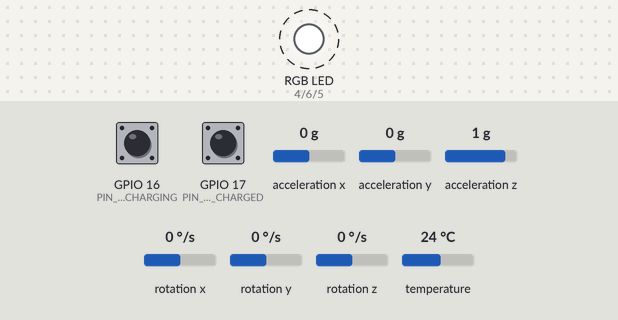
A program run on a simulated ESP32-S3. Parts: an RGB LED mixed from three pins (HIGH = lit). Dashed ring = blinking. The test bench sets the inputs (shaded band); at power-on: GPIO 16 (PIN_BATT_CHARGING) HIGH, GPIO 17 (PIN_BATT_CHARGED) HIGH, acceleration x 0 g, acceleration y 0 g, acceleration z 1 g, rotation x 0 °/s, rotation y 0 °/s, rotation z 0 °/s, temperature 24 °C. Nothing arrives over Bluetooth unless stated; a phone connects over Bluetooth LE 3 s after start; what the program prints to the serial monitor is not drawn.

Above: at 1.2 s.
1.3 s: GPIO 16 (PIN_BATT_CHARGING) pulled LOW for 3.2 s
At 5.3 s:
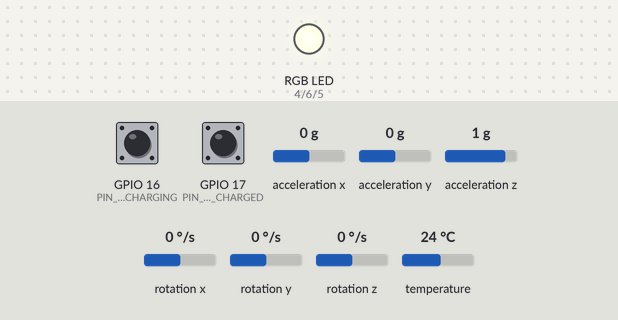
6.0 s: GPIO 17 (PIN_BATT_CHARGED) pulled LOW for 0.15 s
At 7.4 s:
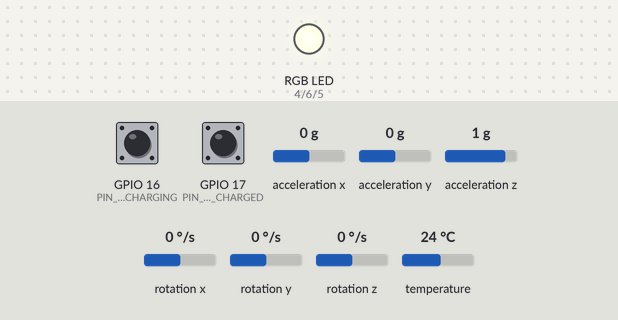
7.7 s: GPIO 16 (PIN_BATT_CHARGING) pulled LOW for 0.15 s
At 9.2 s:
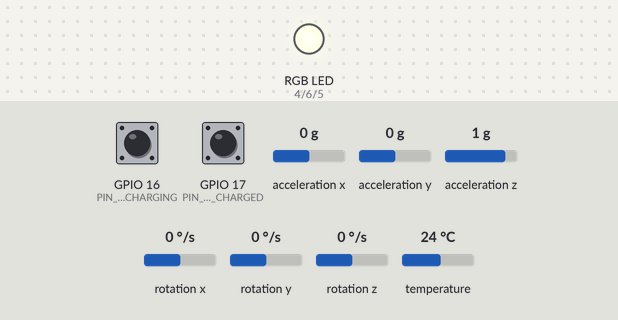
Timing chart, 0 to 10.7 s (numbered marks = the images above; inputs shaded):
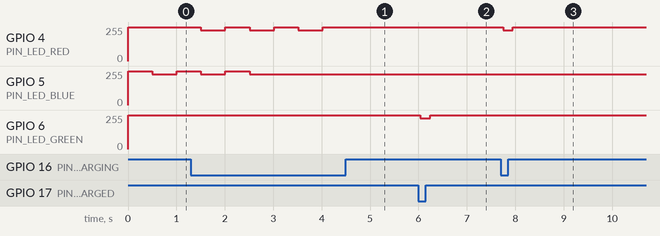

The program:

main.cpp
```cpp
//
// ESP32-S3 + LSM6DS3 firmware: stream accelerometer/gyro/temp as JSON over USB
// CDC
//

#include "Fusion.h"
#include <Arduino.h>
#include <LSM6DS3.h>
#include <Wire.h>

#include "BluetoothTransport.h"
#include "SerialTransport.h"
#include "IMUProcessor.h"
#include "StatusLeds.h"

// Hardware constants
#define I2C_SDA 7
#define I2C_SCL 15
// LSM6DS3 I2C address - choose between 0x6A and 0x6B - most boards use 0x6A
#define LSM6DS3_I2C_ADDR 0x6B

#define I2C_FREQUENCY_HZ 400000
#define SERIAL_BAUD 460800

// Battery status inputs
#define PIN_BATT_CHARGING 16 // input, active-low: LOW = charging
#define PIN_BATT_CHARGED 17  // input, active-low: LOW = charged

// Active-low LEDs
#define PIN_LED_RED 4   // output, active-low: LOW = on
#define PIN_LED_GREEN 6 // output, active-low: LOW = on
#define PIN_LED_BLUE 5  // output, active-low: LOW = on

// Sensor instance (I2C)
LSM6DS3 imu(I2C_MODE, LSM6DS3_I2C_ADDR);

static SerialTransport *serialTransport = nullptr;
static BluetoothTransport *bluetoothTransport = nullptr;
static IMUProcessor *imuProcessor = nullptr;
static StatusLeds *leds = nullptr;

void setup() {
  // USB serial
  Serial.begin(SERIAL_BAUD);

  // I2C on specified pins
  Wire.begin(I2C_SDA, I2C_SCL, I2C_FREQUENCY_HZ);

  // Initialize sensor

  if (imu.begin() != 0) {
    // Halt on failure
    while (true) {
      Serial.println("{ \"error\": \"Failed to initialize LSM6DS3\" }");
      delay(1000);
    }
  }

// GPIO configuration: battery status inputs and LEDs (active-low)
#ifdef PIN_BATT_CHARGING
  pinMode(PIN_BATT_CHARGING, INPUT_PULLUP);
  pinMode(PIN_BATT_CHARGED, INPUT_PULLUP);
#endif

  #ifdef PIN_LED_RED
  leds = new StatusLeds(PIN_LED_RED, PIN_LED_GREEN, PIN_LED_BLUE);
  leds->begin();
  #endif

  imuProcessor = new IMUProcessor(&imu);
  auto resetGyro = []() {
    if (imuProcessor) imuProcessor->resetGyroIntegration();
  };
  serialTransport = new SerialTransport(resetGyro);
  bluetoothTransport = new BluetoothTransport(resetGyro);

  serialTransport->begin();
  bluetoothTransport->begin();
}

void loop() {
  // Battery LED logic
  #ifdef PIN_BATT_CHARGED
  const bool isCharging = (digitalRead(PIN_BATT_CHARGING) == LOW);
  const bool isCharged = (digitalRead(PIN_BATT_CHARGED) == LOW);

  // RED: solid during charging (and not yet charged), off otherwise
  if (leds) leds->setRedLed(isCharging && !isCharged ? StatusLeds::LED_STATE_BLINKING : StatusLeds::LED_STATE_OFF);

  // GREEN: solid when charged, off otherwise
  if (leds) leds->setGreenLed(isCharged ? StatusLeds::LED_STATE_ON : StatusLeds::LED_STATE_OFF);
  #endif
  // Read in the values from the sensor
  // First, handle any incoming Serial commands (non-blocking)
  imuProcessor->update();

  IMUData snapshot = imuProcessor->getData();

  serialTransport->update(snapshot);
  bluetoothTransport->update(snapshot);

  // Update BLE combined characteristic and notify if connected
  if (bluetoothTransport->isConnected()) {
    // no need to blink the blue LED when connected
    if (leds) leds->setBlueLed(StatusLeds::LED_STATE_ON);
    // disable serial transport when connected to BLE
    serialTransport->setActive(false);
  } else {
    if (leds) leds->setBlueLed(StatusLeds::LED_STATE_BLINKING);
    // re-enable serial transport when not connected to BLE
    serialTransport->setActive(true);
  }
}
```

BluetoothTransport.h
```cpp
#pragma once

#include "Transport.h"
#include "IMUProcessor.h"
#include <NimBLEDevice.h>


#define BLE_SERVICE_UUID "9c2a8b2a-6c7a-4b8b-bf3c-7f6b1f7f0001"
#define BLE_PACKET_UUID "9c2a8b2a-6c7a-4b8b-bf3c-7f6b1f7f2001" // combined packet
#define BLE_CONTROL_UUID "9c2a8b2a-6c7a-4b8b-bf3c-7f6b1f7f1001" // control write (commands)

class BluetoothTransport : public Transport, NimBLECharacteristicCallbacks {
private:
  NimBLEServer *bleServer = nullptr;
  NimBLECharacteristic *blePacketCharacteristic;
  NimBLECharacteristic *bleControlCharacteristic;

public:
  BluetoothTransport(Transport::ResetGyroHandler onResetGyro): Transport("BluetoothTransport", onResetGyro) {
  }

  void begin() override {
    NimBLEDevice::init("ESP32IMU_v1");
    // Increase TX power for stability and request low connection interval for
    // throughput
    NimBLEDevice::setPower(ESP_PWR_LVL_P9);
    // 7.5 ms min, 25 ms max (values are in 1.25 ms units)
    // NimBLEDevice::setMinPreferred(0x06);
    // NimBLEDevice::setMaxPreferred(0x12);
    // Increase the MTU to reduce GATT overhead (central will negotiate down if
    // needed)
    NimBLEDevice::setMTU(185);

    bleServer = NimBLEDevice::createServer();
    NimBLEService *service = bleServer->createService(BLE_SERVICE_UUID);

    // Combined packet characteristic for efficient streaming
    blePacketCharacteristic = service->createCharacteristic(
        BLE_PACKET_UUID, NIMBLE_PROPERTY::READ | NIMBLE_PROPERTY::NOTIFY);

    // Control characteristic for receiving commands (e.g., RESET_GYRO)
    bleControlCharacteristic = service->createCharacteristic(
        BLE_CONTROL_UUID,
        NIMBLE_PROPERTY::WRITE | NIMBLE_PROPERTY::WRITE_NR);
    bleControlCharacteristic->setCallbacks(this);

    service->start();

    NimBLEAdvertising *advertising = NimBLEDevice::getAdvertising();
    advertising->setName("ESP32IMU_v1");
    advertising->addServiceUUID(BLE_SERVICE_UUID);
    advertising->enableScanResponse(true);
    advertising->start();

    Transport::begin();
  }

  bool isConnected() {
    return bleServer && bleServer->getConnectedCount() > 0;
  }
  void transmit() override {
    float packet[14] = {data.ax,
                        data.ay,
                        data.az,
                        data.gx,
                        data.gy,
                        data.gz,
                        data.accumulatedGyroX,
                        data.accumulatedGyroY,
                        data.accumulatedGyroZ,
                        data.fusionRoll,
                        data.fusionPitch,
                        data.fusionYaw,
                        data.temperatureC,
                        data.timeSec};
    if (blePacketCharacteristic) {
      blePacketCharacteristic->setValue(
          reinterpret_cast<const uint8_t *>(packet), sizeof(packet));
      blePacketCharacteristic->notify();
    }
  }

  void onWrite (NimBLECharacteristic *pCharacteristic, NimBLEConnInfo &connInfo) override {
    std::string value = pCharacteristic->getValue();
    // Accept ASCII commands, case-insensitive, trim whitespace
    // Look for RESET_GYRO
    auto isSpace = [](char c) { return c == '\r' || c == '\n' || c == '\t' || c == ' '; };
    size_t start = 0, end = value.size();
    while (start < end && isSpace(value[start])) start++;
    while (end > start && isSpace(value[end - 1])) end--;
    std::string cmd = value.substr(start, end - start);
    // Uppercase
    for (char &c : cmd) c = (char)toupper((unsigned char)c);
    processCommand(cmd);
  }
};
```

IMUProcessor.h
```cpp
#pragma once

#include <Arduino.h>
#include <LSM6DS3.h>

struct IMUData {
  // accelerometer data - g
  float ax;
  float ay;
  float az;
  // gyro data - deg/s
  float gx;
  float gy;
  float gz;
  // accumulated gyro data - deg
  float accumulatedGyroX;
  float accumulatedGyroY;
  float accumulatedGyroZ;
  // fusion data - deg
  float fusionRoll;
  float fusionPitch;
  float fusionYaw;
  // temperature - C
  float temperatureC;
  // time - seconds
  float timeSec;
};

class IMUProcessor {
private:
  LSM6DS3 *imu;
  static float wrapAngle(float angle) {
    while (angle < -180.0f)
      angle += 360.0f;
    while (angle > 180.0f)
      angle -= 360.0f;
    return angle;
  }

  // Integrate gyroscope (deg/s) over deltaTime (s) into persistent quaternion
  // and output Euler angles (deg)
  void updateGyroIntegration(const FusionVector gyroscopeDegPerSec,
                                    const float deltaTime) {
    // Convert deg/s to rad/s
    const float wx = FusionDegreesToRadians(gyroscopeDegPerSec.axis.x);
    const float wy = FusionDegreesToRadians(gyroscopeDegPerSec.axis.y);
    const float wz = FusionDegreesToRadians(gyroscopeDegPerSec.axis.z);
    const float omegaMag = sqrtf(wx * wx + wy * wy + wz * wz);
    if (omegaMag > 0.0f && deltaTime > 0.0f) {
      const float angle = omegaMag * deltaTime; // radians
      const float halfAngle = 0.5f * angle;
      const float s = sinf(halfAngle) / omegaMag; // safe because omegaMag>0
      const float c = cosf(halfAngle);
      const FusionQuaternion delta = {.element = {
                                          .w = c,
                                          .x = wx * s,
                                          .y = wy * s,
                                          .z = wz * s,
                                      }};
      // q = q * delta
      gyroQuaternion = FusionQuaternionMultiply(gyroQuaternion, delta);
      gyroQuaternion = FusionQuaternionNormalise(gyroQuaternion);
    }

    const FusionEuler gyroEuler = FusionQuaternionToEuler(gyroQuaternion);
    accumulatedGyroX = wrapAngle(gyroEuler.angle.roll);
    accumulatedGyroY = wrapAngle(gyroEuler.angle.pitch);
    accumulatedGyroZ = wrapAngle(gyroEuler.angle.yaw);
  }

public:
  FusionAhrs g_ahrs;
  FusionEuler fusionEuler;
  FusionOffset offset;
  FusionQuaternion gyroQuaternion;
  FusionVector gyroscopeDegPerSec;
  FusionVector accelerometer;
  float temperatureC;
  float accumulatedGyroX;
  float accumulatedGyroY;
  float accumulatedGyroZ;
  uint32_t lastUpdateMicros = 0;

  IMUProcessor(LSM6DS3 *imu) {
    this->imu = imu;
    // Initialise Fusion AHRS
    FusionAhrsInitialise(&g_ahrs);
    const FusionAhrsSettings settings = {
        .convention = FusionConventionNwu,
        .gain = 0.5f,
        .gyroscopeRange = 2000.0f,      // deg/s (set to your gyro full-scale)
        .accelerationRejection = 10.0f, // degrees
        .magneticRejection = 0.0f,      // no magnetometer in use
        .recoveryTriggerPeriod = 1000u  // samples (about ~5 s @ 200 Hz)
    };
    FusionAhrsSetSettings(&g_ahrs, &settings);

    // you can look in the frontend to see the actual sample rate that messages
    // are sent at
    FusionOffsetInitialise(&offset, 200);

    lastUpdateMicros = micros();

    // Reset pure gyro integrator orientation to identity
    gyroQuaternion = FUSION_IDENTITY_QUATERNION;
  }

  void resetGyroIntegration() {
    gyroQuaternion = FUSION_IDENTITY_QUATERNION;
    accumulatedGyroX = 0.0f;
    accumulatedGyroY = 0.0f;
    accumulatedGyroZ = 0.0f;
  }

  void update() {
    // Proceed with sensor sampling
    temperatureC = imu->readTempC();

    FusionVector gyroscope; // deg/s
    gyroscope.axis.x = imu->readFloatGyroX();
    gyroscope.axis.y = imu->readFloatGyroY();
    gyroscope.axis.z = imu->readFloatGyroZ();

    accelerometer.axis.x = imu->readFloatAccelX();
    accelerometer.axis.y = imu->readFloatAccelY();
    accelerometer.axis.z = imu->readFloatAccelZ();

    // Delta time for AHRS update (seconds)
    const uint32_t now = micros();
    float deltaTime = (now - lastUpdateMicros) / 1e6f;
    lastUpdateMicros = now;
    if (deltaTime <= 0.0f || deltaTime > 0.1f) {
      // Guard against unreasonable dt (e.g., on startup or USB stall)
      deltaTime = 0.01f;
    }

    // Update gyroscope offset correction algorithm
    gyroscopeDegPerSec = FusionOffsetUpdate(&offset, gyroscope);

    // update the AHRS
    FusionAhrsUpdateNoMagnetometer(&g_ahrs, gyroscopeDegPerSec, accelerometer,
                                   deltaTime);

    // Convert the quaternion to euler angles
    fusionEuler =
        FusionQuaternionToEuler(FusionAhrsGetQuaternion(&g_ahrs));

    updateGyroIntegration(gyroscopeDegPerSec, deltaTime);
  }

  IMUData getData() {
    IMUData data;
    data.ax = accelerometer.axis.x;
    data.ay = accelerometer.axis.y;
    data.az = accelerometer.axis.z;
    data.gx = gyroscopeDegPerSec.axis.x;
    data.gy = gyroscopeDegPerSec.axis.y;
    data.gz = gyroscopeDegPerSec.axis.z;
    data.accumulatedGyroX = accumulatedGyroX;
    data.accumulatedGyroY = accumulatedGyroY;
    data.accumulatedGyroZ = accumulatedGyroZ;
    data.fusionRoll = fusionEuler.angle.roll;
    data.fusionPitch = fusionEuler.angle.pitch;
    data.fusionYaw = fusionEuler.angle.yaw;
    data.temperatureC = temperatureC;
    data.timeSec = lastUpdateMicros / 1e6f;
    return data;
  }
};
```

SerialTransport.h
```cpp
#pragma once

#include "Transport.h"
#include <sstream>

class SerialTransport : public Transport {
public:
  SerialTransport(Transport::ResetGyroHandler onResetGyro): Transport("SerialTransport", onResetGyro) {
  }
  void transmit() override {
    std::stringstream ss;
    ss << "{\"accel\":{\"x\":";
    ss << data.ax;
    ss << ",\"y\":";
    ss << data.ay;
    ss << ",\"z\":";
    ss << data.az;
    ss << "},\"gyro\":{\"x\":";
    ss << data.gx;
    ss << ",\"y\":";
    ss << data.gy;
    ss << ",\"z\":";
    ss << data.gz;
    ss << "},\"temp\":";
    ss << data.temperatureC;
    ss << ",\"fusion\":{\"roll\":";
    ss << data.fusionRoll;
    ss << ",\"pitch\":";
    ss << data.fusionPitch;
    ss << ",\"yaw\":";
    ss << data.fusionYaw;
    ss << "},\"gyroInt\":{\"roll\":";
    ss << data.accumulatedGyroX;
    ss << ",\"pitch\":";
    ss << data.accumulatedGyroY;
    ss << ",\"yaw\":";
    ss << data.accumulatedGyroZ;
    ss << "},\"t\":";
    ss << data.timeSec;
    ss << "}";
    std::string s = ss.str();
    Serial.println(s.c_str());
    Serial.flush();


    // check for any serial commands
    static String serialCmdBuffer;
    while (Serial.available() > 0) {
      int b = Serial.read();
      if (b < 0) break;
      char c = (char)b;
      if (c == '\n' || c == '\r') {
        String line = serialCmdBuffer;
        serialCmdBuffer = "";
        line.trim();
        line.toUpperCase();
        processCommand(line.c_str());
      } else {
        // Avoid unbounded growth
        if (serialCmdBuffer.length() < 128) {
          serialCmdBuffer += c;
        } else {
          // Reset buffer if too long without newline
          serialCmdBuffer = "";
        }
      }
    }
  }
};
```

StatusLeds.h
```cpp
#pragma once

#include <Arduino.h>

#define LED_PWM_FREQ_HZ 5000
#define LED_PWM_RES_BITS 8
#define LED_PWM_MAX_DUTY ((1 << LED_PWM_RES_BITS) - 1)
// Global brightness when an LED is considered "on" (0.0..1.0). Adjust to taste.
// 10% brightness
#define LED_BRIGHTNESS 0.10f


class StatusLeds {
public:
  enum LedState {
    LED_STATE_OFF,
    LED_STATE_ON,
    LED_STATE_BLINKING,
  };
private:
  enum LedcChannelIndices {
    LEDC_CHANNEL_RED = 0,
    LEDC_CHANNEL_GREEN = 1,
    LEDC_CHANNEL_BLUE = 2,
  };

  LedState redLedState = LED_STATE_OFF;
  LedState greenLedState = LED_STATE_OFF;
  LedState blueLedState = LED_STATE_OFF;

  int redPin;
  int greenPin;
  int bluePin;

  uint32_t blinkTimer = 0;
  bool blinkValue = false;

  void writeLedOnState(uint8_t channel, bool on) {
    const uint32_t dutyWhenOn =
        (uint32_t)(LED_PWM_MAX_DUTY * (1.0f - LED_BRIGHTNESS) + 0.5f);
    const uint32_t duty =
        on ? dutyWhenOn : LED_PWM_MAX_DUTY; // active-low: HIGH (max duty) = off
    ledcWrite(channel, duty);
  }

  void updateLed(LedState state, uint8_t channel) {
    switch (state) {
      case LED_STATE_OFF:
        writeLedOnState(channel, false);
        break;
      case LED_STATE_ON:
        writeLedOnState(channel, true);
        break;
      case LED_STATE_BLINKING:
        writeLedOnState(channel, blinkValue);
        break;
    }
  }
public:
  StatusLeds(int redPin, int greenPin, int bluePin) {
    this->redPin = redPin;
    this->greenPin = greenPin;
    this->bluePin = bluePin;
  }

  void begin() {
    ledcSetup(LEDC_CHANNEL_RED, LED_PWM_FREQ_HZ, LED_PWM_RES_BITS);
    ledcAttachPin(redPin, LEDC_CHANNEL_RED);
    ledcSetup(LEDC_CHANNEL_GREEN, LED_PWM_FREQ_HZ, LED_PWM_RES_BITS);
    ledcAttachPin(greenPin, LEDC_CHANNEL_GREEN);
    ledcSetup(LEDC_CHANNEL_BLUE, LED_PWM_FREQ_HZ, LED_PWM_RES_BITS);
    ledcAttachPin(bluePin, LEDC_CHANNEL_BLUE);

    setRedLed(LED_STATE_OFF);
    setGreenLed(LED_STATE_OFF);
    setBlueLed(LED_STATE_OFF);

    xTaskCreate(
      [](void *pvParameter) {
        StatusLeds *leds = static_cast<StatusLeds *>(pvParameter);
        leds->run();
      },
      "LEDS",
      1024, this, 1, nullptr);
  }

  void run() {
    while (true) {
      updateLed(redLedState, LEDC_CHANNEL_RED);
      updateLed(greenLedState, LEDC_CHANNEL_GREEN);
      updateLed(blueLedState, LEDC_CHANNEL_BLUE);
      blinkTimer += 100;
      if (blinkTimer >= 500) {
        blinkTimer = 0;
        blinkValue = !blinkValue;
      }
      vTaskDelay(100 / portTICK_PERIOD_MS);
    }
  }

  void setRedLed(LedState state) {
    redLedState = state;
  }
  void setGreenLed(LedState state) {
    greenLedState = state;
  }
  void setBlueLed(LedState state) {
    blueLedState = state;
  }
};
```

Source omitted: Transport.h (2005 bytes)

Measured:
- after the input at 1.3 s, GPIO 4 (PIN_LED_RED): alternates 255/255 for 0.50 s and 229/255 for 0.50 s, 6 changes in all, then stays 255/255, starting after 0.21 s
- after the input at 6.0 s, GPIO 6 (PIN_LED_GREEN): 255/255 → 229/255 at once, → 255/255 0.20 s later
- after the input at 7.7 s, GPIO 4 (PIN_LED_RED): 255/255 → 229/255 after 0.05 s, → 255/255 0.20 s later
